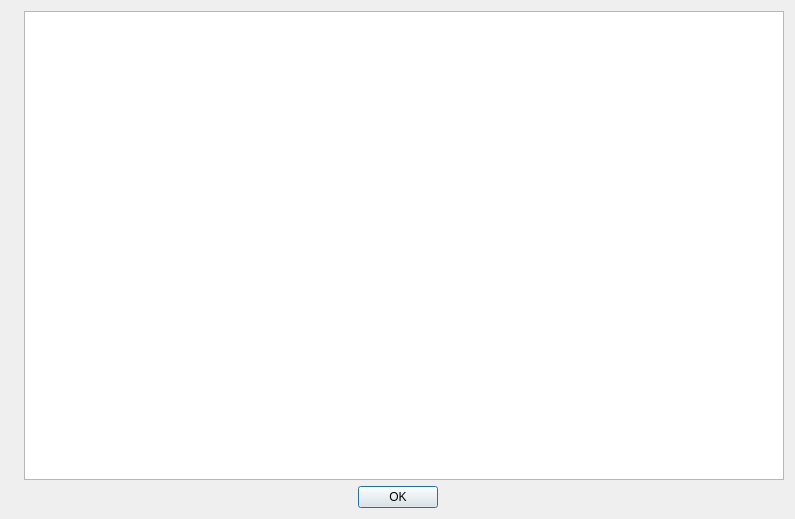
<?xml version="1.0" encoding="UTF-8"?>
<ui version="4.0">
 <class>AboutDialog</class>
 <widget class="QDialog" name="AboutDialog">
  <property name="geometry">
   <rect>
    <x>0</x>
    <y>0</y>
    <width>795</width>
    <height>519</height>
   </rect>
  </property>
  <property name="minimumSize">
   <size>
    <width>600</width>
    <height>400</height>
   </size>
  </property>
  <property name="windowTitle">
   <string>Dialog</string>
  </property>
  <layout class="QVBoxLayout" name="verticalLayout">
   <item>
    <layout class="QHBoxLayout" name="horizontalLayout_2">
     <item>
      <widget class="QLabel" name="label">
       <property name="text">
        <string/>
       </property>
       <property name="pixmap">
        <pixmap resource="../resources.qrc">:/icons/pics/cart.png</pixmap>
       </property>
      </widget>
     </item>
     <item>
      <widget class="QTextBrowser" name="myText">
       <property name="openExternalLinks">
        <bool>true</bool>
       </property>
      </widget>
     </item>
    </layout>
   </item>
   <item>
    <layout class="QHBoxLayout" name="horizontalLayout">
     <item>
      <spacer name="horizontalSpacer">
       <property name="orientation">
        <enum>Qt::Horizontal</enum>
       </property>
       <property name="sizeHint" stdset="0">
        <size>
         <width>40</width>
         <height>20</height>
        </size>
       </property>
      </spacer>
     </item>
     <item>
      <widget class="QDialogButtonBox" name="buttonBox">
       <property name="sizePolicy">
        <sizepolicy hsizetype="Fixed" vsizetype="Fixed">
         <horstretch>0</horstretch>
         <verstretch>0</verstretch>
        </sizepolicy>
       </property>
       <property name="orientation">
        <enum>Qt::Horizontal</enum>
       </property>
       <property name="standardButtons">
        <set>QDialogButtonBox::Ok</set>
       </property>
      </widget>
     </item>
     <item>
      <spacer name="horizontalSpacer_2">
       <property name="orientation">
        <enum>Qt::Horizontal</enum>
       </property>
       <property name="sizeHint" stdset="0">
        <size>
         <width>40</width>
         <height>20</height>
        </size>
       </property>
      </spacer>
     </item>
    </layout>
   </item>
  </layout>
 </widget>
 <tabstops>
  <tabstop>buttonBox</tabstop>
 </tabstops>
 <resources>
  <include location="../resources.qrc"/>
 </resources>
 <connections>
  <connection>
   <sender>buttonBox</sender>
   <signal>accepted()</signal>
   <receiver>AboutDialog</receiver>
   <slot>accept()</slot>
   <hints>
    <hint type="sourcelabel">
     <x>348</x>
     <y>265</y>
    </hint>
    <hint type="destinationlabel">
     <x>157</x>
     <y>274</y>
    </hint>
   </hints>
  </connection>
  <connection>
   <sender>buttonBox</sender>
   <signal>rejected()</signal>
   <receiver>AboutDialog</receiver>
   <slot>reject()</slot>
   <hints>
    <hint type="sourcelabel">
     <x>316</x>
     <y>260</y>
    </hint>
    <hint type="destinationlabel">
     <x>286</x>
     <y>274</y>
    </hint>
   </hints>
  </connection>
 </connections>
</ui>
